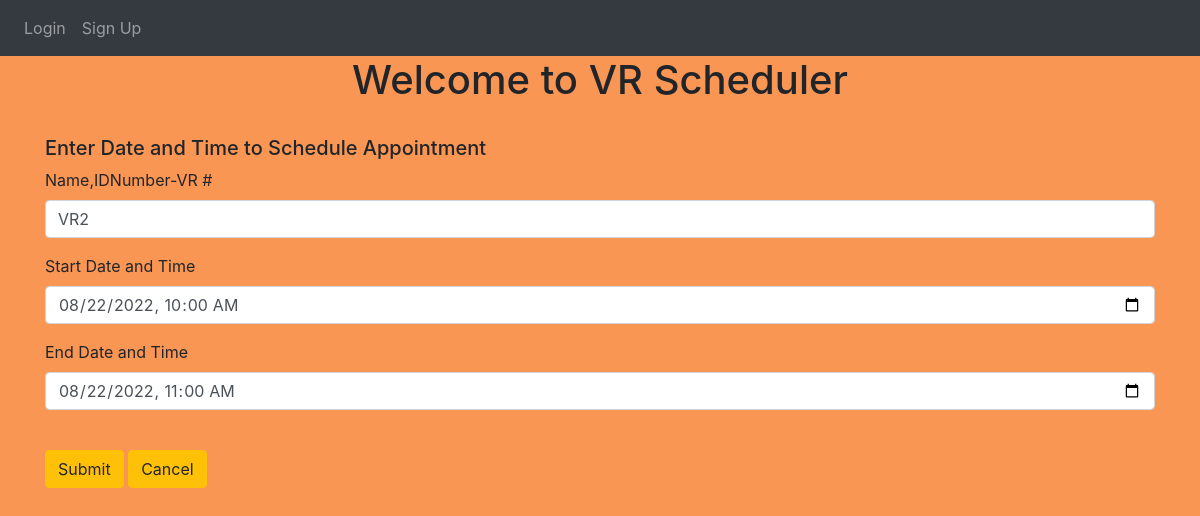
The page /updateSched/3 on the database its author committed.
### Website/models.py (models this page shows)
class Schedule(db.Model):
    id = db.Column(db.Integer, primary_key=True)
    names = db.Column(db.String(150))
    yuh = db.Column(db.String(150))
    name = db.Column(db.String(150))

### Website/views.py (the view)
@views.route('/updateSched/<int:id>', methods=['POST', 'GET'])
def updateSched(id):
    taskToUpdate = Schedule.query.get_or_404(id)
    if request.method == 'POST':
        taskToUpdate.names == request.form['userName']
        taskToUpdate.yuh == request.form['startdatetime']
        taskToUpdate.name == request.form['enddatetime']
        try:
            db.session.merge(taskToUpdate)
            db.session.flush()
            db.session.commit()
            sList = Schedule.query.all()
            return render_template("schedule_list.html",tasks=sList, user=current_user)
        except:
            return "ERRORSSSS"
    else:
        return render_template("updateSched.html",tasks=taskToUpdate, user=current_user)

### Website/templates/updateSched.html (shortened to what this page needs)
{% extends "base.html" %}
{% block content %}
  <link rel="stylesheet" href="{{ url_for('static', filename='css/pages.css') }}">
<h1 align="center">Welcome to VR Scheduler</h1>
<br/>
<h5>Enter Date and Time to Schedule Appointment</h5>
<form action="/updateSched/{{tasks.id}}" METHOD="POST">
  <div class="form-group">
    <label for="startdatetime">Name,IDNumber-VR #</label>
    <input
      type="text"
      class="form-control"
      id="user name"
      name="userName"
      value="{{tasks.name}}"
    />
  </div>
  <div class="form-group">
    <label for="startdatetime">Start Date and Time</label>
    <input
      type="datetime-local"
      class="form-control"
      id="startdatetime"
      name="startdatetime"
      value="{{tasks.names}}"
    />
  </div>
  <div class="form-group">
      <label for="enddatetime">End Date and Time</label>
      <input
        type="datetime-local"
        class="form-control"
        id="enddatetime"
        name="enddatetime"
        value="{{tasks.yuh}}"
    />
  </div>
  <br/>
  <button type="submit" class="btn btn-warning">Submit </button>
  <a class="btn btn-warning" href="/">Cancel</a>
</form>
{% endblock %}

### Website/static/css/pages.css (style rules this page uses)
body { background-color: rgb(249, 150, 84); }

### rows shown on the page
Schedule: userName "VR2", startdatetime "08/22/2022 10:00", enddatetime "08/22/2022 11:00"
